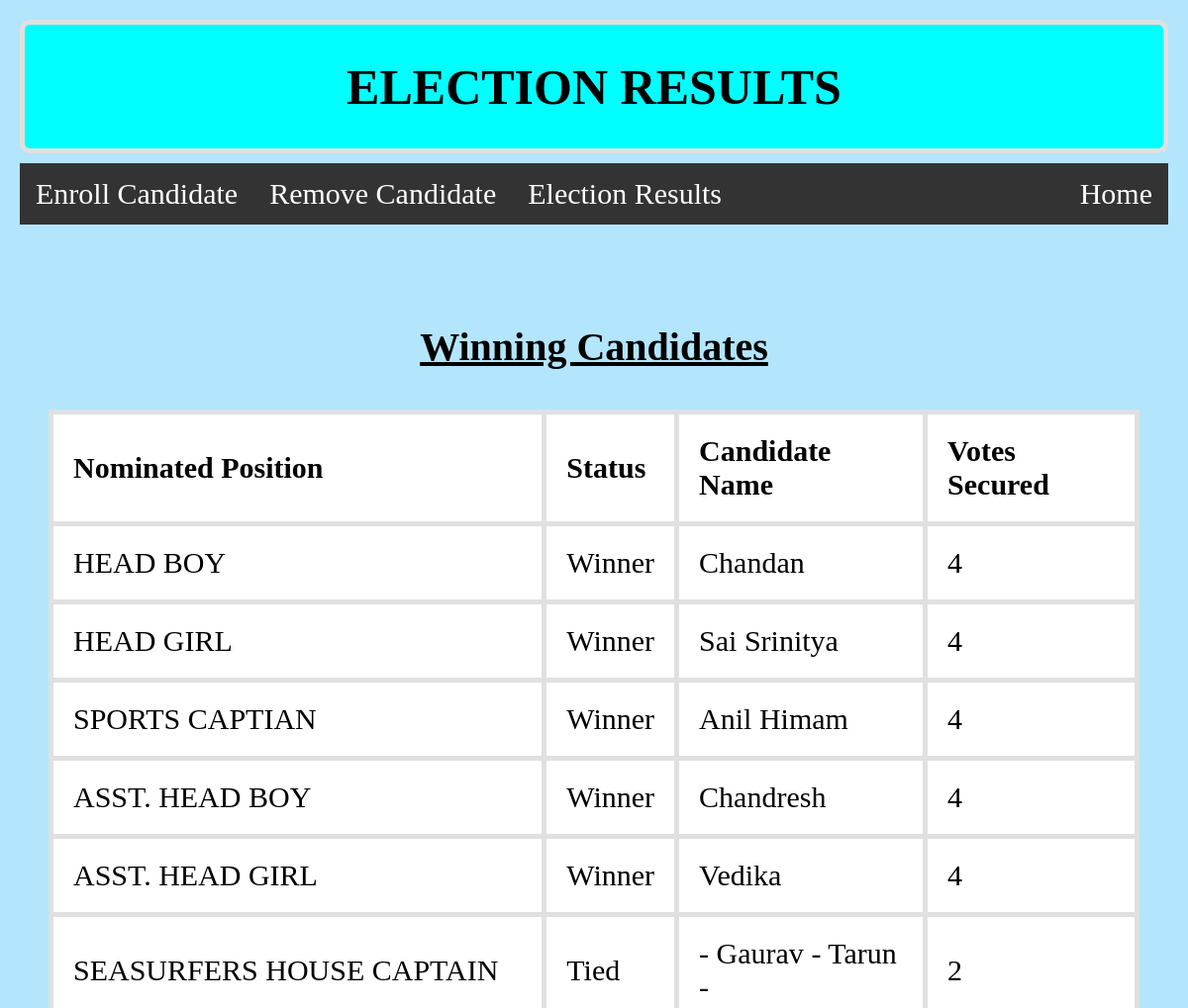
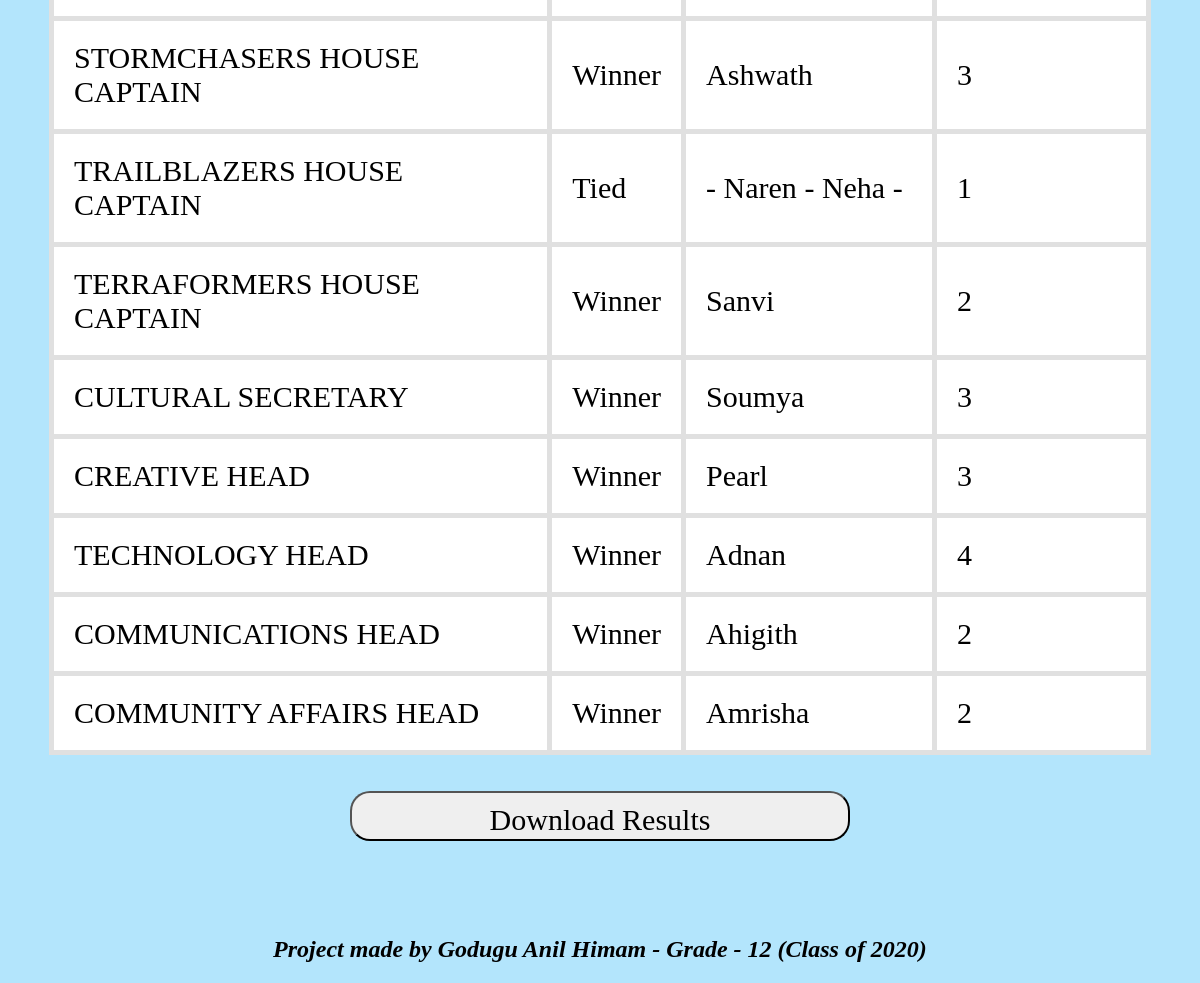
The page /results (signed in) on the database its author committed (2 pictures, top to bottom).
### tables this page shows
CREATE TABLE nominees (
id integer primary key,
name varchar(255),
position varchar(255),
votes integer);

### application.py (the view)
@app.route("/results")
@login_required
def results():
    winners = []
    for i in pos:
        votes = db.execute("select max(votes) as votes from nominees where position == ?", i)[0]["votes"]
        name = db.execute("select name from nominees where votes == ? and position == ?", votes, i)
        if len(name) != 1:
            ls = [i["name"] for i in name]
            winners.append({"name": ls, "position": i, "votes": votes, "len": len(name)})
        else:
            winners.append({"name": name[0]["name"], "position": i, "votes": votes, "len": len(name)})
    return render_template("results.html", winners = winners)

### helpers.py (called while the page is built)
def login_required(f):
    @wraps(f)
    def decorated_function(*args, **kwargs):
        if session.get("user_id") is None:
            return redirect("/login")
        return f(*args, **kwargs)
    return decorated_function

### templates/results.html (shortened to what this page needs)
{% extends "layoutAdmin.html" %}
{% block heading %}
    ELECTION RESULTS
{% endblock %}
{% block nav %}
    <li><a href="/setup">Enroll Candidate</a></li>
    <li><a href="/remove">Remove Candidate</a></li>
    <li><a href="/results">Election Results</a></li>
    <li style="float: right;"><a href="/admin">Home</a></li>
{% endblock %}
{% block body %}
    <center>
        <u><h1 style="font-size: 40px; font-family: 'rockwell'; margin-bottom: 40px;">
            Winning Candidates
        </h1></u>
        <table>
            <tr>
                <th>Nominated Position</th>
                <th>Status</th>
                <th>Candidate Name</th>
                <th>Votes Secured</th>
            </tr>
            {% for i in winners: %}
                {% if i["len"] == 1: %}
                    <tr>
                        <td>{{ i["position"] }}</td>
                        <td> Winner </td>
                        <td>{{ i["name"] }}</td>
                        <td>{{ i["votes"] }}</td>
                    </tr>
                {% elif i["len"] > 1: %}
                    <tr>
                        <td>{{ i["position"] }}</td>
                        <td> Tied </td>
                        <td>
                            {% for j in i["name"]: %}
                               - {{ j }}
                            {% endfor %}
                            -
                        </td>
                        <td>{{ i["votes"] }}</td>
                    </tr>
                {% endif %}
            {% endfor %}
        </table>
        <br><br>
        <a href="/download"><button type="submit" class="form-group submit">Download Results</button></a>
    </center>
{% endblock %}

### static/Styles.css (style rules this page uses)
.form-group { width: 500px; height: 50px; }
.submit { padding:10px; border-radius: 20px; text-align: center; font-size: 30px; font-family: "rockwell"; margin-bottom: 25px; }
a { font-size:30px; font-family: "rockwell"; padding:15px; }
li { float: left; }
li a { display: block; color: white; text-align: center; padding: 14px 16px; text-decoration: none; }
table { border-collapse: collapse; width: 95%; background-color: white; }
th, td { padding: 20px; text-align: left; border: 5px solid rgb(224, 224, 224); font-size: 30px; font-family: "rockwell"; }

### rows shown on the page
nominees: position "HEAD BOY", name "Chandan", votes "4"
nominees: position "HEAD GIRL", name "Sai Srinitya", votes "4"
nominees: position "SPORTS CAPTIAN", name "Anil Himam", votes "4"
nominees: position "ASST. HEAD BOY", name "Chandresh", votes "4"
nominees: position "ASST. HEAD GIRL", name "Vedika", votes "4"
nominees: name "Gaurav"
nominees: name "Tarun"
nominees: position "STORMCHASERS HOUSE CAPTAIN", name "Ashwath", votes "3"
nominees: name "Naren"
nominees: name "Neha"
nominees: position "TERRAFORMERS HOUSE CAPTAIN", name "Sanvi", votes "2"
nominees: position "CULTURAL SECRETARY", name "Soumya", votes "3"
nominees: position "CREATIVE HEAD", name "Pearl", votes "3"
nominees: position "TECHNOLOGY HEAD", name "Adnan", votes "4"
nominees: position "COMMUNICATIONS HEAD", name "Ahigith", votes "2"
nominees: position "COMMUNITY AFFAIRS HEAD", name "Amrisha", votes "2"

### other values the page prints
{{ i["position"] }} "SEASURFERS HOUSE CAPTAIN" "TRAILBLAZERS HOUSE CAPTAIN"
{{ i["votes"] }} "2" "1"
